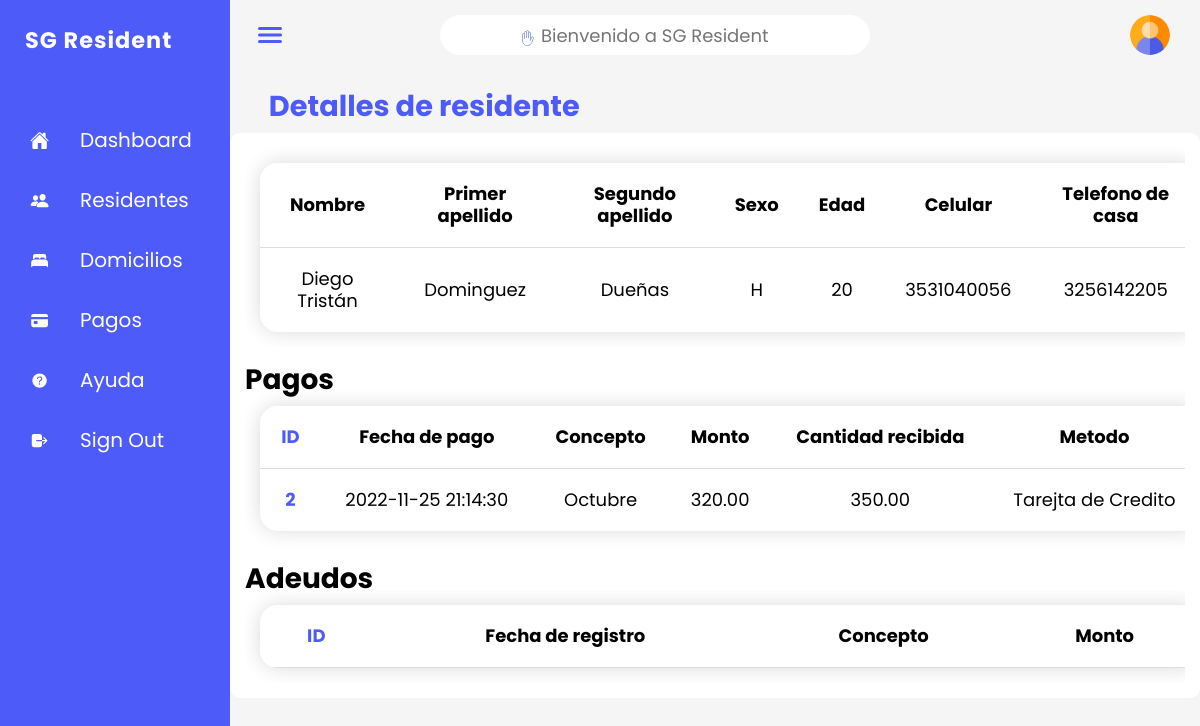
/configuraciones/operaciones_residente/detalles_res.php?id_=2, run on the app's committed database.
### tables this page shows
CREATE TABLE titular(
	ID_TITULAR		INT 			auto_increment		PRIMARY KEY,  
	NOMBRE	 		VARCHAR(50)		NOT NULL,						 
	PR_APELL		VARCHAR(50) 	NOT NULL,
	SEG_APELL		VARCHAR(50)		NOT NULL,
	SEXO			VARCHAR(1)		NULL,
	EDAD			INT 			NOT NULL,
	CELULAR			VARCHAR(25)		NULL,
	TEL_CASA		VARCHAR(25)		NULL,
	INACTIVO		BIT  			DEFAULT 0	 
);

CREATE TABLE pago(
	ID_PAGO			INT 			auto_increment			PRIMARY KEY,
	MES				VARCHAR(20)		NOT NULL,
	MONTO	 		DECIMAL(6,2)	DEFAULT 320.00,
	RECIBIDO		DECIMAL(6,2)	NULL,
	FCHA_PAGO		TIMESTAMP		DEFAULT current_timestamp,
	NOM_PAGADOR		VARCHAR(50) 	NULL,
	PAG_APELL_1		VARCHAR(50)		NULL,
	PAG_APELL_2		VARCHAR(50)		NULL,
	ADEUDO 			BIT				DEFAULT 0,
	INACTIVO		BIT 			DEFAULT 0,
	ID_TITULAR		INT,
	
	CONSTRAINT FKPago FOREIGN KEY(ID_TITULAR)  
		REFERENCES titular(ID_TITULAR) 
		ON UPDATE CASCADE
        ON DELETE SET NULL
);

CREATE TABLE metodo_pago(
	TIPO				VARCHAR(20)		NOT NULL,  
	NO_CUENTA			VARCHAR(20)		NULL,
	NO_CHEQUE			VARCHAR(20)		NULL,
	NO_TARJETA			VARCHAR(20)		NULL,
	COD_TARJETA			VARCHAR(7)		NULL,
	FCHA_EXP			VARCHAR(8)		NULL,
	NO_TRANSFERENCIA	VARCHAR(20)		NULL,
	ID_PAGO				INT,
	
	PRIMARY KEY(TIPO, ID_PAGO),
	
	CONSTRAINT FK_METPAGO_DEL FOREIGN KEY(ID_PAGO) 
		REFERENCES pago(ID_PAGO)
        ON UPDATE CASCADE
		ON DELETE CASCADE
);

### configuraciones/operaciones_residente/detalles_res.php (the view, shortened to what this page needs)
<?php
include_once '../conexion_bd.php';
$id = $_GET["id_"];
$query_consulta = "SELECT * FROM titular WHERE id_titular = '$id' AND inactivo = '0'";
$consulta = $conexion -> query($query_consulta);
$query_meses = "SELECT *, m.TIPO
                FROM pago AS p
                JOIN metodo_pago as m ON p.ID_PAGO = m.ID_PAGO
                JOIN titular as t ON p.ID_TITULAR = '$id'
                WHERE p.INACTIVO = '0'
                GROUP BY p.ID_PAGO";
$consulta_meses = $conexion -> query($query_meses);
?>
<!doctype HTML>
<html>
<head>
    <link rel = "stylesheet" href = "../../css/style.css">
    <link rel = "stylesheet" href = "../../css/tablas.css">
</head>
<body>
    <div class = "container">
        <div class = "main">
            <div class = "main-title">
                <h1 class = "wow-title">Detalles de residente</h1>
            </div>
            <div class = "item" id = "tabla-res">
                <div class="table-wrapper">
                    <table class="styled-table">
                        <thead>
                            <th>Nombre</th>
                                <th>Primer apellido</th>
                                <th>Segundo apellido</th>
                                <th>Sexo</th>
                                <th>Edad</th>
                                <th>Celular</th>
                                <th>Telefono de casa</th>
                        </thead>
                        <tbody>
                        <?php
                        if(mysqli_num_rows($consulta) > 0){
                            $row = $consulta -> fetch_assoc()?>
                            <tr>
                                <td><?php echo $row['NOMBRE'];?></td>
                                <td><?php echo $row['PR_APELL'];?></td>
                                <td><?php echo $row['SEG_APELL'];?></td>
                                <td><?php echo $row['SEXO'];?></td>
                                <td><?php echo $row['EDAD'];?></td>
                                <td><?php echo $row['CELULAR'];?></td>
                                <td><?php echo $row['TEL_CASA'];?></td>
                            </tr>
                            <?php }
                            ?>
                        </tbody>
                    </table>
                </div>
            <br>
                <h1 class = "wow-title">Pagos</h1>
                <div class="table-wrapper">
                    <table class="styled-table">
                        <thead>
                                <th class = "id-azul">ID</th>
                                <th>Fecha de pago</th>
                                <th>Concepto</th>
                                <th>Monto</th>
                                <th>Cantidad recibida</th>
                                <th>Metodo</th>
                        </thead>
                        <tbody>
                        <?php
                        if(mysqli_num_rows($consulta_meses) > 0){
                            while($row = $consulta_meses -> fetch_assoc()){?>
                            <tr>
                                <th class="id-azul"><?php echo $row['ID_PAGO'];?></th>
                                <td><?php echo $row['FCHA_PAGO'];?></td>
                                <td><?php echo $row['MES'];?></td>
                                <td><?php echo $row['MONTO'];?></td>
                                <td><?php echo $row['RECIBIDO'];?></td>
                                <td><?php echo $row['TIPO'];?></td>
                            </tr>
                            <?php }
                            }
                            ?>
                        </tbody>
                    </table>
                        <br>
                        <h1 class = "wow-title">Adeudos</h1>
                    <div class="table-wrapper">
                        <table class="styled-table">
                            <thead>
                            <th class = "id-azul">ID</th>
                                <th>Fecha de registro</th>
                                <th>Concepto</th>
                                <th>Monto</th>
                            </thead>
                        </table>
                    </div>
                </div>
            </div>
        </div>
</body>
</html>

### css/style.css (style rules this page uses)
:root { --clr-indigo: #4a67b4; --clr-primary: #4d5bf9; --clr-blue: #004CC1; --clr-light-sky: #92a6e2; --clr-purple: #695cfe; --clr-mustard: #e2a415; --clr-black: #1c1c1c; --clr-black-80: #2f2f2f; --clr-black-60: #282828; --clr-bone : #e9e9e9; --clr-lightgray : #f5f5f5; --clr-gray: #969696; --clr-white: #ffffff; --clr-white-80: #f7f3f3; --clr-white-60: #dbdada; }
* { margin: 0; padding: 0; box-sizing: border-box; font-family: "Poppins", sans-serif; }
body { min-height: 100vh; overflow-x: hidden; background: var(--clr-lightgray); }
.container { position: relative; width: 100%; }
.navigation { position: fixed; left: 0px; width: 230px; height: 100%; background: var(--clr-primary); border-left: 10px solid var(--clr-primary); transition: 0.5s; overflow: hidden; }
.navigation ul { position: absolute; top: 0; left: 0; width: 100%; }
.navigation ul li { position: relative; width: 100%; list-style: none; border-top-left-radius: 30px; border-bottom-left-radius: 30px; }
.navigation ul li:nth-child(1) { margin-top: 10px; margin-bottom: 40px; margin-left: -55px; pointer-events: none; }
.navigation ul li:nth-child(1) a .title { font-weight: 700; letter-spacing: 1px; font-size: 1.4rem; }
.navigation ul li a { position: relative; display: block; width: 100%; display: flex; text-decoration: none; color: var(--clr-white) }
.navigation ul li a .icon { position: relative; display: block; min-width: 60px; height: 60px; line-height: 70px; text-align: center; }
.navigation ul li a .icon ion-icon { font-size: 1.2rem; }
.navigation ul li a .title { font-size: 20px; position: relative; display: block; padding: 0 10px; height: 60px; line-height: 60px; text-align: start; white-space: nowrap; }
.main { position:absolute; width: calc(100% - 230px); left: 230px; min-height: 100vh; background: var(--clr-lightgray); transition: 0.5s; }
.topbar { width: 100%; height: 70px; display: flex; justify-content: space-between; align-items: center; padding: 0 10px; }
.toggle { position: relative; width: 60px; height: 60px; color: var(--clr-primary); display: flex; justify-content: center; align-items: center; font-size: 2em; cursor: pointer; }
.search { position: relative; right: 70px; width: 430px; margin: 0 10px; }
.search label { position: relative; width: 100%; }
.search label input { width: 100%; height: 40px; border-radius: 40px; padding: 5px 20px; padding-left: 35px; font-size: 18px; outline: none; border: 1px solid var(--clr-white); }
.search label input:disabled { background: var(--clr-white); padding-left: 100px; }
.search label ion-icon { position: absolute; top: 5px; left: 10px; font-size: 1em; color: var(--clr-primary); }
.search .disabled-search ion-icon { position: absolute; top: 5px; left: 80px; color: var(--clr-light-sky); }
.user { position: relative; right: 20px; width: 40px; height: 40px; border-radius: 50%; overflow: hidden; cursor: pointer; }
.user img { position: absolute; top: 0; left: 0; width: 100%; height: 100%; object-fit: cover; }
.main-title { width: calc(92%); margin-left: calc(4%); margin-top: 15px; }
.main-title .wow-title { color: var(--clr-primary); font-size: 1.8em; }
.item { background: var(--clr-white); margin-bottom: 20px; padding: 15px; font-size: 14px; line-height: 22px; border-radius: 10px; width: calc(92%); margin-left: calc(4%); margin-top: 5px; }
#tabla-res.item { margin-left: 0px; width: 100%; }

### css/tablas.css (style rules this page uses)
.styled-table { width: 100%; margin: 10px 0 0 0; padding: 0; border-collapse: collapse; border-radius: 1em; overflow: hidden; min-width: 400px; box-shadow: 0 0 20px rgba(0, 0, 0, 0.15); font-size: 18px; }
.styled-table th, .styled-table td { padding: 20px; text-align: center; }
.styled-table tbody tr { border-bottom: 1px solid #dddddd; }
.styled-table tbody tr:last-of-type { border-bottom: 2px seashell ; }
.styled-table tbody tr th, .styled-table th.id-azul { color: #4d5bf9; }
@media (max-width: 1400px) { .styled-table { width: 100%; margin: 15px; padding: 0; border-collapse: collapse; border-radius: 1em; overflow: hidden; min-width: 400px; box-shadow: 0 0 20px rgba(0, 0, 0, 0.15); } }
@media (max-width: 1400px) { .table-wrapper { overflow-x: scroll; width: 100%; } }

### data on the page
titular: NOMBRE "Diego Tristán", PR_APELL "Dominguez", SEG_APELL "Dueñas", SEXO "H", EDAD "20", CELULAR "3531040056", TEL_CASA "3256142205"
pago: metodo_pago.ID_PAGO "2", FCHA_PAGO "2022-11-25 21:14:30", MES "Octubre", MONTO "320.00", RECIBIDO "350.00", metodo_pago.TIPO "Tarejta de Credito"
